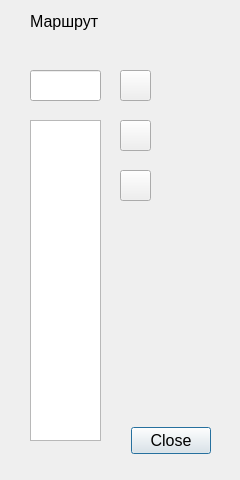
<?xml version="1.0" encoding="UTF-8"?>
<ui version="4.0">
 <class>Dialog</class>
 <widget class="QDialog" name="Dialog">
  <property name="geometry">
   <rect>
    <x>0</x>
    <y>0</y>
    <width>240</width>
    <height>480</height>
   </rect>
  </property>
  <property name="font">
   <font>
    <pointsize>12</pointsize>
   </font>
  </property>
  <property name="windowTitle">
   <string>Маршруты</string>
  </property>
  <property name="modal">
   <bool>true</bool>
  </property>
  <widget class="QDialogButtonBox" name="buttonBox">
   <property name="geometry">
    <rect>
     <x>130</x>
     <y>420</y>
     <width>81</width>
     <height>41</height>
    </rect>
   </property>
   <property name="font">
    <font>
     <pointsize>12</pointsize>
    </font>
   </property>
   <property name="orientation">
    <enum>Qt::Horizontal</enum>
   </property>
   <property name="standardButtons">
    <set>QDialogButtonBox::Close</set>
   </property>
  </widget>
  <widget class="QPushButton" name="route_save_button">
   <property name="geometry">
    <rect>
     <x>120</x>
     <y>70</y>
     <width>31</width>
     <height>31</height>
    </rect>
   </property>
   <property name="text">
    <string/>
   </property>
   <property name="icon">
    <iconset>
     <normaloff>../static/new.png</normaloff>../static/new.png</iconset>
   </property>
   <property name="iconSize">
    <size>
     <width>32</width>
     <height>32</height>
    </size>
   </property>
  </widget>
  <widget class="QListWidget" name="route_list">
   <property name="geometry">
    <rect>
     <x>30</x>
     <y>120</y>
     <width>71</width>
     <height>321</height>
    </rect>
   </property>
   <property name="font">
    <font>
     <pointsize>12</pointsize>
    </font>
   </property>
  </widget>
  <widget class="QPushButton" name="route_delete_button">
   <property name="geometry">
    <rect>
     <x>120</x>
     <y>170</y>
     <width>31</width>
     <height>31</height>
    </rect>
   </property>
   <property name="text">
    <string/>
   </property>
   <property name="icon">
    <iconset>
     <normaloff>../static/delete.png</normaloff>../static/delete.png</iconset>
   </property>
   <property name="iconSize">
    <size>
     <width>32</width>
     <height>32</height>
    </size>
   </property>
  </widget>
  <widget class="QLineEdit" name="new_route_edit">
   <property name="geometry">
    <rect>
     <x>30</x>
     <y>70</y>
     <width>71</width>
     <height>31</height>
    </rect>
   </property>
   <property name="font">
    <font>
     <pointsize>14</pointsize>
    </font>
   </property>
  </widget>
  <widget class="QLabel" name="label">
   <property name="geometry">
    <rect>
     <x>30</x>
     <y>11</y>
     <width>71</width>
     <height>20</height>
    </rect>
   </property>
   <property name="font">
    <font>
     <pointsize>12</pointsize>
    </font>
   </property>
   <property name="text">
    <string>Маршрут</string>
   </property>
  </widget>
  <widget class="QPushButton" name="route_edit_button">
   <property name="geometry">
    <rect>
     <x>120</x>
     <y>120</y>
     <width>31</width>
     <height>31</height>
    </rect>
   </property>
   <property name="maximumSize">
    <size>
     <width>16777207</width>
     <height>16777215</height>
    </size>
   </property>
   <property name="text">
    <string/>
   </property>
   <property name="icon">
    <iconset>
     <normaloff>../static/edit.png</normaloff>../static/edit.png</iconset>
   </property>
   <property name="iconSize">
    <size>
     <width>32</width>
     <height>32</height>
    </size>
   </property>
  </widget>
 </widget>
 <resources/>
 <connections>
  <connection>
   <sender>buttonBox</sender>
   <signal>accepted()</signal>
   <receiver>Dialog</receiver>
   <slot>accept()</slot>
   <hints>
    <hint type="sourcelabel">
     <x>248</x>
     <y>254</y>
    </hint>
    <hint type="destinationlabel">
     <x>157</x>
     <y>274</y>
    </hint>
   </hints>
  </connection>
  <connection>
   <sender>buttonBox</sender>
   <signal>rejected()</signal>
   <receiver>Dialog</receiver>
   <slot>reject()</slot>
   <hints>
    <hint type="sourcelabel">
     <x>316</x>
     <y>260</y>
    </hint>
    <hint type="destinationlabel">
     <x>286</x>
     <y>274</y>
    </hint>
   </hints>
  </connection>
 </connections>
</ui>
